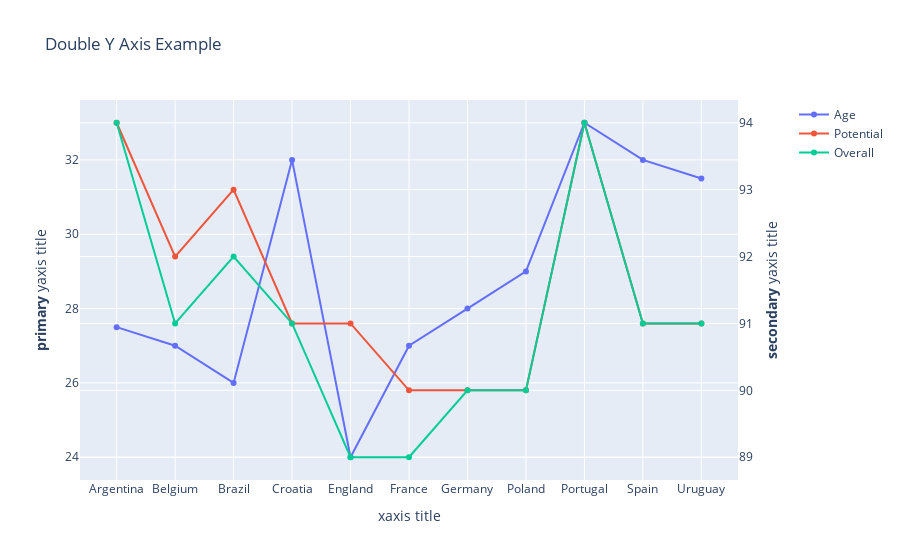

The notebook cell this image was saved under:
### Code cell
# Create figure with secondary y-axis
fig = make_subplots(specs=[[{"secondary_y": True}]])

# Add traces
fig.add_trace(
    go.Scatter(x=grafico_1.index, y=grafico_1['Age'], name="Age"),
    secondary_y=False,
)

fig.add_trace(
    go.Scatter(x=grafico_1.index, y=grafico_1['Potential'], name="Potential"),
    secondary_y=True,
)

fig.add_trace(
    go.Scatter(x=grafico_1.index, y=grafico_1['Overall'], name="Overall"),
    secondary_y=True,
)

# Add figure title
fig.update_layout(
    title_text="Double Y Axis Example"
)

# Set x-axis title
fig.update_xaxes(title_text="xaxis title")

# Set y-axes titles
fig.update_yaxes(title_text="<b>primary</b> yaxis title", secondary_y=False)
fig.update_yaxes(title_text="<b>secondary</b> yaxis title", secondary_y=True)

fig.show()

### Figure 1 — Plotly figure (JSON) as saved in the notebook; plotly's stock layout.template omitted (floating-point values rounded to 4 significant figures)
{"data": [{"name": "Age", "type": "scatter", "x": ["Argentina", "Belgium", "Brazil", "Croatia", "England", "France", "Germany", "Poland", "Portugal", "Spain", "Uruguay"], "xaxis": "x", "y": [27.5, 27, 26, 32, 24, 27, 28, 29, 33, 32, 31.5], "yaxis": "y"}, {"name": "Potential", "type": "scatter", "x": ["Argentina", "Belgium", "Brazil", "Croatia", "England", "France", "Germany", "Poland", "Portugal", "Spain", "Uruguay"], "xaxis": "x", "y": [94, 92, 93, 91, 91, 90, 90, 90, 94, 91, 91], "yaxis": "y2"}, {"name": "Overall", "type": "scatter", "x": ["Argentina", "Belgium", "Brazil", "Croatia", "England", "France", "Germany", "Poland", "Portugal", "Spain", "Uruguay"], "xaxis": "x", "y": [94, 91, 92, 91, 89, 89, 90, 90, 94, 91, 91], "yaxis": "y2"}], "layout": {"title": {"text": "Double Y Axis Example"}, "xaxis": {"anchor": "y", "domain": [0, 0.94], "title": {"text": "xaxis title"}}, "yaxis": {"anchor": "x", "domain": [0, 1], "title": {"text": "<b>primary</b> yaxis title"}}, "yaxis2": {"anchor": "x", "overlaying": "y", "side": "right", "title": {"text": "<b>secondary</b> yaxis title"}}}}
